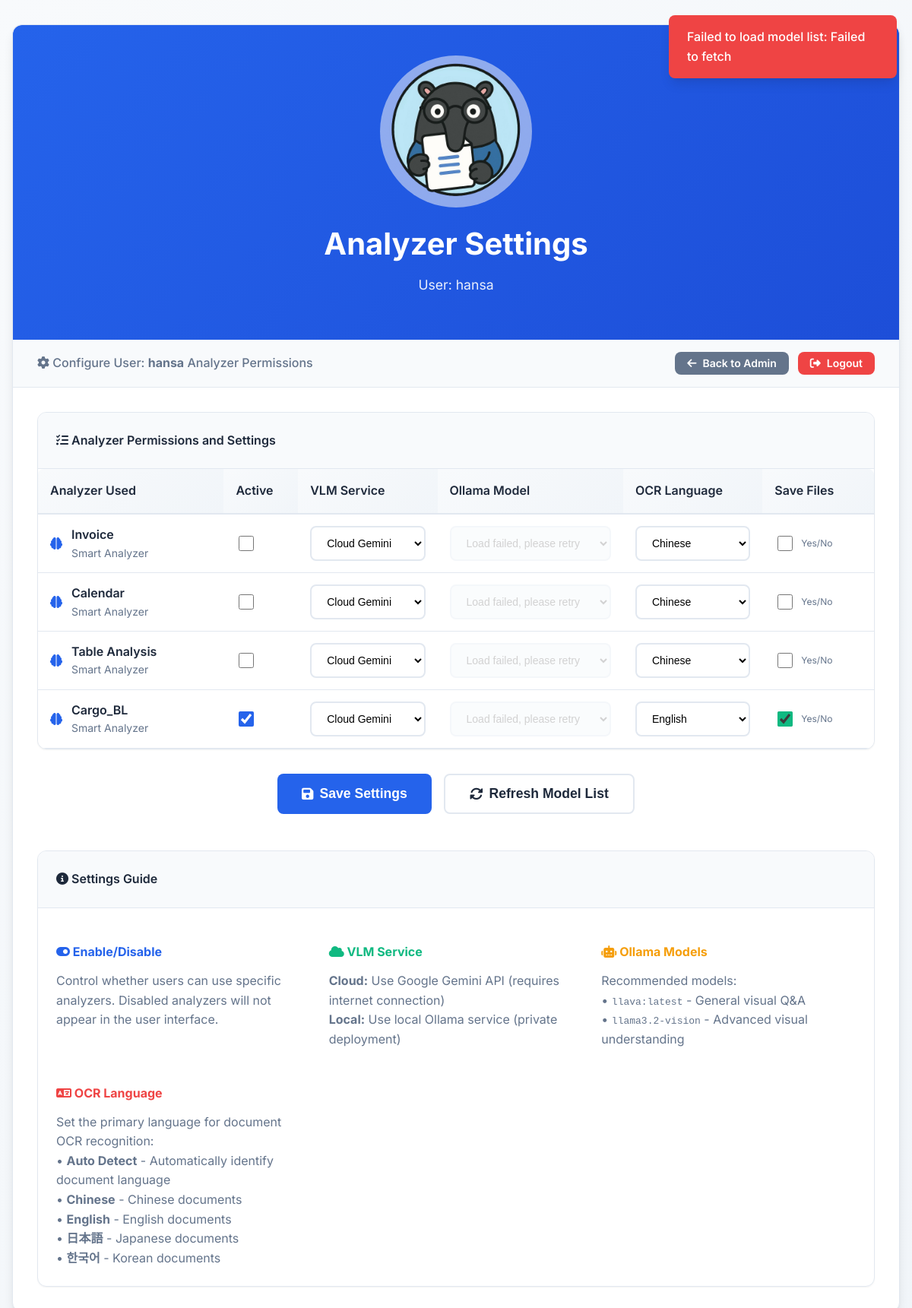
The page /admin/users/5/analyzers (signed in) on the database its author committed.
### tables this page shows
CREATE TABLE users (
            id INTEGER PRIMARY KEY AUTOINCREMENT,
            username TEXT UNIQUE NOT NULL,
            password_hash TEXT NOT NULL,
            is_admin INTEGER NOT NULL DEFAULT 0,
            is_active INTEGER NOT NULL DEFAULT 1
        , email TEXT, phone TEXT, address TEXT, logo_file TEXT, notes TEXT, display_name TEXT);

CREATE TABLE user_analyzers (
            id INTEGER PRIMARY KEY AUTOINCREMENT,
            user_id INTEGER NOT NULL,
            analyzer TEXT NOT NULL,
            enabled INTEGER NOT NULL DEFAULT 1,
            vlm_provider TEXT NOT NULL DEFAULT 'cloud', -- 'cloud' or 'local'
            ollama_model TEXT DEFAULT NULL, ocr_lang TEXT DEFAULT "zh", save_files INTEGER NOT NULL DEFAULT 0,
            UNIQUE(user_id, analyzer),
            FOREIGN KEY(user_id) REFERENCES users(id) ON DELETE CASCADE
        );

### app.py (the view, shortened to what this page needs)
@app.route('/admin/users/<int:user_id>/analyzers', methods=['GET', 'POST'])
@admin_required
def admin_user_analyzers(user_id: int):
    conn = get_db_connection()
    user = conn.execute('SELECT id, username FROM users WHERE id=?', (user_id,)).fetchone()
    conn.close()
    if not user:
        return redirect(url_for('admin_dashboard'))
    analyzers_list = list(config.get('prompts', {}).keys())
    settings = _get_user_analyzer_settings_map(user_id)
    return render_template('admin_user_analyzers.html', user=dict(user), analyzers=analyzers_list, settings=settings)

### app.py (called while the page is built)
def get_db_connection():
    conn = sqlite3.connect(DB_PATH)
    conn.row_factory = sqlite3.Row
    return conn

def get_current_user():
    uid = session.get('user_id')
    if not uid:
        return None
    conn = get_db_connection()
    row = conn.execute('SELECT * FROM users WHERE id=?', (uid,)).fetchone()
    conn.close()
    return row

def admin_required(f):
    from functools import wraps
    @wraps(f)
    def wrapper(*args, **kwargs):
        user = get_current_user()
        if not user or user['is_admin'] != 1:
            return redirect(url_for('index'))
        return f(*args, **kwargs)
    return wrapper

def _get_user_analyzer_settings_map(user_id: int) -> Dict[str, Dict[str, Any]]:
    conn = get_db_connection()
    rows = conn.execute('SELECT analyzer, enabled, vlm_provider, ollama_model, ocr_lang, save_files FROM user_analyzers WHERE user_id=?', (user_id,)).fetchall()
    conn.close()
    settings = {}
    for r in rows:
        settings[r['analyzer']] = {
            'enabled': bool(r['enabled']),
            'vlm_provider': r['vlm_provider'],
            'ollama_model': r['ollama_model'],
            'ocr_lang': r['ocr_lang'] or 'auto',  # 默認自動偵測
            'save_files': bool(r['save_files'])
        }
    return settings

### templates/admin_user_analyzers.html (shortened to what this page needs)
<!DOCTYPE html>
<html lang="en">
<head>
  <link rel="stylesheet" href="{{ url_for('static', filename='style.css') }}">
  <link href="https://cdnjs.cloudflare.com/ajax/libs/font-awesome/6.4.0/css/all.min.css" rel="stylesheet">
</head>
<body>
<div class="app-container">
  <div class="main-card">
    <div class="app-header">
      <div class="logo">
        <img src="{{ url_for('static', filename='panda_logo.png') }}" alt="BakuDocs Logo" class="logo-image">
      </div>
      <h1>Analyzer Settings</h1>
      <p class="subtitle">User: {{ user.username }}</p>
    </div>
    <div class="user-info-bar">
      <div class="user-welcome">
        <i class="fas fa-cog"></i>
        Configure User: <strong>{{ user.username }}</strong> Analyzer Permissions
      </div>
      <div class="user-actions">
        <a href="/admin" class="btn btn-secondary btn-sm">
          <i class="fas fa-arrow-left"></i>
          Back to Admin
        </a>
        <a href="/logout" class="btn btn-danger btn-sm">
          <i class="fas fa-sign-out-alt"></i>
          Logout
        </a>
      </div>
    </div>
    <div class="main-content">
      <form method="post">
        <div class="card">
          <div class="card-header">
            <i class="fas fa-list-check"></i>
            Analyzer Permissions and Settings
          </div>
          <div class="card-body" style="padding: 0;">
            <table class="data-table" style="margin: 0;">
              <thead>
                <tr>
                  <th style="width: 20%;">Analyzer Used</th>
                  <th style="width: 8%;">Active</th>
                  <th style="width: 15%;">VLM Service</th>
                  <th style="width: 20%;">Ollama Model</th>
                  <th style="width: 15%;">OCR Language</th>
                  <th style="width: 12%;">Save Files</th>
                </tr>
              </thead>
              <tbody>
                {% for analyzer in analyzers %}
                <tr>
                  <td>
                    <div style="display: flex; align-items: center; gap: 0.75rem;">
                      <i class="fas fa-brain" style="color: var(--primary-color);"></i>
                      <div>
                        <div style="font-weight: 600;">{{ analyzer }}</div>
                        <div style="font-size: 0.875rem; color: var(--text-secondary);">
                          Smart Analyzer
                        </div>
                      </div>
                    </div>
                  </td>
                  <td>
                    <div style="display: flex; align-items: center;">
                      <input type="checkbox" name="enabled_{{analyzer}}"
                             {% if settings.get(analyzer, {}).get('enabled') %}checked{% endif %}
                             style="width: 1.25rem; height: 1.25rem; accent-color: var(--primary-color);">
                    </div>
                  </td>
                  <td>
                    <select class="form-select provider-select" name="provider_{{analyzer}}"
                            data-analyzer="{{analyzer}}" style="font-size: 0.875rem;">
                      <option value="cloud" {% if settings.get(analyzer, {}).get('vlm_provider')!='local' %}selected{% endif %}>
                        <i class="fas fa-cloud"></i> Cloud Gemini
                      </option>
                    </select>
                  </td>
                  <td>
                    <select class="form-select model-select" name="model_{{analyzer}}"
                            data-analyzer="{{analyzer}}" style="font-size: 0.875rem;">
                      <option value="">-- Select Model --</option>
                    </select>
                  </td>
                  <td>
                    <select class="form-select" name="ocr_lang_{{analyzer}}" style="font-size: 0.875rem;">
                      <option value="zh" {% if settings.get(analyzer, {}).get('ocr_lang')=='zh' or (not settings.get(analyzer, {}).get('ocr_lang') and settings.get(analyzer, {}).get('ocr_lang') != 'auto') %}selected{% endif %}>Chinese</option>
                      <option value="en" {% if settings.get(analyzer, {}).get('ocr_lang')=='en' %}selected{% endif %}>English</option>
                    </select>
                  </td>
                  <td>
                    <div style="display: flex; align-items: center;">
                      <input type="checkbox" name="save_files_{{analyzer}}"
                             {% if settings.get(analyzer, {}).get('save_files') %}checked{% endif %}
                             style="width: 1.25rem; height: 1.25rem; accent-color: var(--success-color);">
                      <div style="margin-left: 0.5rem; font-size: 0.75rem; color: var(--text-secondary);">
                        Yes/No
                      </div>
                    </div>
                  </td>
                </tr>
                {% endfor %}
              </tbody>
            </table>
          </div>
        </div>
        <div style="display: flex; gap: 1rem; justify-content: center; margin-top: 2rem;">
          <button type="submit" class="btn btn-primary btn-lg">
            <i class="fas fa-save"></i>
            Save Settings
          </button>
          <button type="button" id="refresh-models" class="btn btn-outline btn-lg">
            <i class="fas fa-sync-alt"></i>
            Refresh Model List
          </button>
        </div>
      </form>
      <div style="margin-top: 3rem;">
        <div class="card">
          <div class="card-header">
            <i class="fas fa-info-circle"></i>
            Settings Guide
          </div>
          <div class="card-body">
            <div style="display: grid; grid-template-columns: repeat(auto-fit, minmax(300px, 1fr)); gap: 1.5rem;">
              <div>
                <h4 style="color: var(--primary-color); margin-bottom: 0.75rem;">
                  <i class="fas fa-toggle-on"></i>
                  Enable/Disable
                </h4>
                <p style="margin: 0; color: var(--text-secondary);">
                  Control whether users can use specific analyzers. Disabled analyzers will not appear in the user interface.
                </p>
              </div>
              <div>
                <h4 style="color: var(--success-color); margin-bottom: 0.75rem;">
                  <i class="fas fa-cloud"></i>
                  VLM Service
                </h4>
                <p style="margin: 0; color: var(--text-secondary);">
                  <strong>Cloud:</strong> Use Google Gemini API (requires internet connection)<br>
                  <strong>Local:</strong> Use local Ollama service (private deployment)
                </p>
              </div>
              <div>
                <h4 style="color: var(--warning-color); margin-bottom: 0.75rem;">
                  <i class="fas fa-robot"></i>
                  Ollama Models
                </h4>
                <p style="margin: 0; color: var(--text-secondary);">
                  Recommended models:<br>
                  • <code>llava:latest</code> - General visual Q&A<br>
                  • <code>llama3.2-vision</code> - Advanced visual understanding
                </p>
              </div>
              <div>
                <h4 style="color: var(--danger-color); margin-bottom: 0.75rem;">
                  <i class="fas fa-language"></i>
                  OCR Language
                </h4>
                <p style="margin: 0; color: var(--text-secondary);">
                  Set the primary language for document OCR recognition:<br>
                  • <strong>Auto Detect</strong> - Automatically identify document language<br>
                  • <strong>Chinese</strong> - Chinese documents<br>
                  • <strong>English</strong> - English documents<br>
                  • <strong>日本語</strong> - Japanese documents<br>
                  • <strong>한국어</strong> - Korean documents
                </p>
              </div>
            </div>
          </div>
        </div>
      </div>
    </div>
  </div>
</div>
</body>
</html>

### static/style.css (style rules this page uses)
:root { --primary-color: #2563eb; --primary-dark: #1d4ed8; --secondary-color: #64748b; --success-color: #10b981; --warning-color: #f59e0b; --danger-color: #ef4444; --light-bg: #f8fafc; --card-bg: #ffffff; --border-color: #e2e8f0; --text-primary: #1e293b; --text-secondary: #64748b; --shadow-sm: 0 1px 2px 0 rgb(0 0 0 / 0.05); --shadow-md: 0 4px 6px -1px rgb(0 0 0 / 0.1), 0 2px 4px -2px rgb(0 0 0 / 0.1); --shadow-lg: 0 10px 15px -3px rgb(0 0 0 / 0.1), 0 4px 6px -4px rgb(0 0 0 / 0.1); --radius-sm: 0.375rem; --radius-md: 0.5rem; --radius-lg: 0.75rem; }
* { box-sizing: border-box; }
body { font-family: 'Inter', -apple-system, BlinkMacSystemFont, 'Segoe UI', Roboto, 'Helvetica Neue', Arial, sans-serif; background: linear-gradient(135deg, var(--light-bg) 0%, #f1f5f9 100%); color: var(--text-primary); line-height: 1.6; margin: 0; min-height: 100vh; }
.app-container { max-width: 1200px; margin: 0 auto; padding: 2rem 1rem; }
.main-card { background: var(--card-bg); border-radius: var(--radius-lg); box-shadow: var(--shadow-lg); border: 1px solid var(--border-color); overflow: hidden; }
.app-header { background: linear-gradient(135deg, var(--primary-color) 0%, var(--primary-dark) 100%); color: white; padding: 2.5rem 2rem; text-align: center; border-radius: var(--radius-lg) var(--radius-lg) 0 0; }
.app-header .logo { width: 200px; height: 200px; margin: 0 auto 1rem; display: flex; align-items: center; justify-content: center; font-size: 2rem; }
.logo-image { width: 100%; height: 100%; object-fit: contain; border-radius: 50%; }
.app-header h1 { margin: 0; font-size: 2.5rem; font-weight: 700; }
.app-header .subtitle { opacity: 0.9; font-size: 1.1rem; margin-top: 0.5rem; }
.user-info-bar { background: #f8fafc; border-bottom: 1px solid var(--border-color); padding: 1rem 2rem; display: flex; justify-content: space-between; align-items: center; }
.user-welcome { color: var(--text-secondary); font-weight: 500; }
.user-actions { display: flex; gap: 0.75rem; }
.main-content { padding: 2rem; }
.form-input, .form-select, .form-textarea { width: 100%; padding: 0.75rem 1rem; border: 2px solid var(--border-color); border-radius: var(--radius-md); font-size: 1rem; transition: all 0.2s ease; background: white; }
.btn { display: inline-flex; align-items: center; gap: 0.5rem; padding: 0.75rem 1.5rem; font-size: 0.95rem; font-weight: 600; border: none; border-radius: var(--radius-md); cursor: pointer; text-decoration: none; transition: all 0.2s ease; text-align: center; justify-content: center; line-height: 1; }
.btn-primary { background: var(--primary-color); color: white; }
.btn-secondary { background: var(--secondary-color); color: white; }
.btn-danger { background: var(--danger-color); color: white; }
.btn-outline { background: transparent; border: 2px solid var(--border-color); color: var(--text-primary); }
.btn-sm { padding: 0.5rem 1rem; font-size: 0.875rem; }
.btn-lg { padding: 1rem 2rem; font-size: 1.1rem; }
.data-table { width: 100%; border-collapse: collapse; margin: 1.5rem 0; background: white; border-radius: var(--radius-md); overflow: hidden; box-shadow: var(--shadow-sm); }
.data-table th { background: linear-gradient(135deg, #f8fafc, #f1f5f9); color: var(--text-primary); font-weight: 600; padding: 1rem; text-align: left; border-bottom: 2px solid var(--border-color); }
.data-table td { padding: 0.875rem 1rem; border-bottom: 1px solid var(--border-color); vertical-align: middle; }
.card { background: white; border-radius: var(--radius-lg); box-shadow: var(--shadow-sm); border: 1px solid var(--border-color); overflow: hidden; }
.card-header { background: var(--light-bg); padding: 1.5rem; border-bottom: 1px solid var(--border-color); font-weight: 600; color: var(--text-primary); }
.card-body { padding: 1.5rem; }

### rows shown on the page
users: username "hansa"
user_analyzers: analyzer "Invoice", vlm_provider "Cloud Gemini", ocr_lang "Chinese"
user_analyzers: analyzer "Calendar", vlm_provider "Cloud Gemini", ocr_lang "Chinese"
user_analyzers: analyzer "Table Analysis", vlm_provider "Cloud Gemini", ocr_lang "Chinese"
user_analyzers: analyzer "Cargo_BL", vlm_provider "Cloud Gemini", ocr_lang "English"
